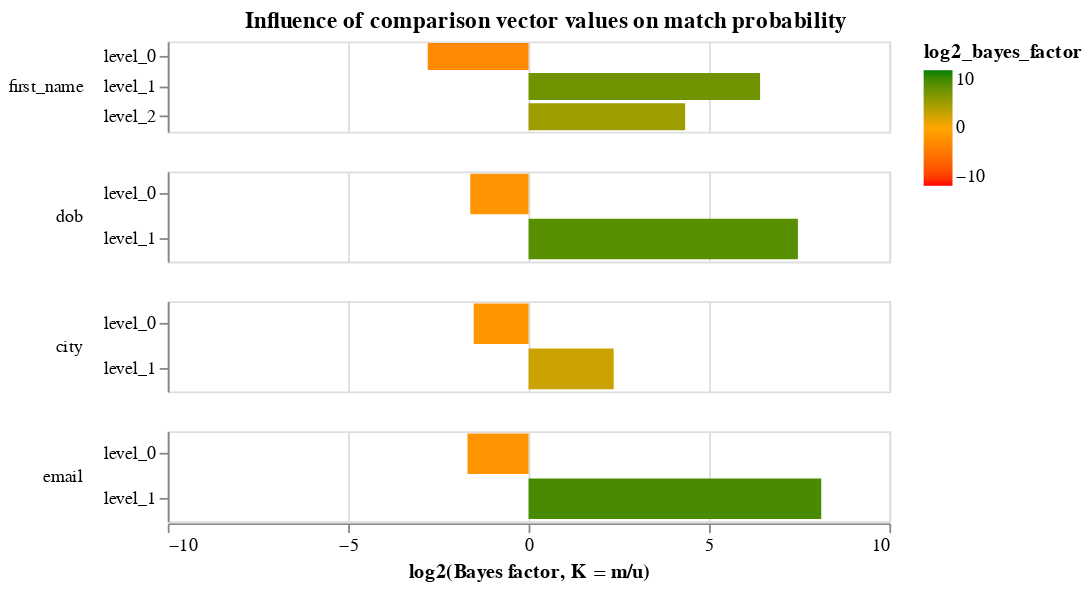

Source (notebook cell):
### Markdown cell above
The `model` property of the `linker` is an object that contains a lot of diagnostic information about how the match probability was computed.  The following cells demonstrate some of its functionality

### Code cell
import altair as alt
alt.renderers.enable('mimetype')
model = linker.model
model.bayes_factor_chart()

### Figure 1 — Vega-Lite specification as saved in the notebook (floating-point values rounded to 4 significant figures)
{"$schema": "https://vega.github.io/schema/vega-lite/v4.json", "config": {"header": {"title": null}, "mark": {"tooltip": null}, "title": {"anchor": "middle"}, "view": {"continuousHeight": 300, "continuousWidth": 400, "height": 300, "width": 400}}, "data": {"name": "data-47c9cefec8b5a658fa5a4b0a9d932e84"}, "datasets": {"data-47c9cefec8b5a658fa5a4b0a9d932e84": [{"bayes_factor": 0.1441, "column_name": "first_name", "gamma_column_name": "gamma_first_name", "gamma_index": 0, "level_name": "level_0", "level_proportion": 0.6928, "log2_bayes_factor": -2.795, "m_probability": 0.139, "max_gamma_index": 2, "num_levels": 3, "u_probability": 0.9647}, {"bayes_factor": 85.44, "column_name": "first_name", "gamma_column_name": "gamma_first_name", "gamma_index": 1, "level_name": "level_1", "level_proportion": 0.06437, "log2_bayes_factor": 6.417, "m_probability": 0.191, "max_gamma_index": 2, "num_levels": 3, "u_probability": 0.002235}, {"bayes_factor": 20.24, "column_name": "first_name", "gamma_column_name": "gamma_first_name", "gamma_index": 2, "level_name": "level_2", "level_proportion": 0.2428, "log2_bayes_factor": 4.339, "m_probability": 0.67, "max_gamma_index": 2, "num_levels": 3, "u_probability": 0.03311}, {"bayes_factor": 0.3262, "column_name": "dob", "gamma_column_name": "gamma_dob", "gamma_index": 0, "level_name": "level_0", "level_proportion": 0.7752, "log2_bayes_factor": -1.616, "m_probability": 0.3249, "max_gamma_index": 1, "num_levels": 2, "u_probability": 0.9962}, {"bayes_factor": 176.6, "column_name": "dob", "gamma_column_name": "gamma_dob", "gamma_index": 1, "level_name": "level_1", "level_proportion": 0.2248, "log2_bayes_factor": 7.464, "m_probability": 0.6751, "max_gamma_index": 1, "num_levels": 2, "u_probability": 0.003823}, {"bayes_factor": 0.3485, "column_name": "city", "gamma_column_name": "gamma_city", "gamma_index": 0, "level_name": "level_0", "level_proportion": 0.6785, "log2_bayes_factor": -1.521, "m_probability": 0.301, "max_gamma_index": 1, "num_levels": 2, "u_probability": 0.8638}, {"bayes_factor": 5.131, "column_name": "city", "gamma_column_name": "gamma_city", "gamma_index": 1, "level_name": "level_1", "level_proportion": 0.3215, "log2_bayes_factor": 2.359, "m_probability": 0.699, "max_gamma_index": 1, "num_levels": 2, "u_probability": 0.1362}, {"bayes_factor": 0.3094, "column_name": "email", "gamma_column_name": "gamma_email", "gamma_index": 0, "level_name": "level_0", "level_proportion": 0.7707, "log2_bayes_factor": -1.692, "m_probability": 0.3086, "max_gamma_index": 1, "num_levels": 2, "u_probability": 0.9975}, {"bayes_factor": 276.7, "column_name": "email", "gamma_column_name": "gamma_email", "gamma_index": 1, "level_name": "level_1", "level_proportion": 0.2293, "log2_bayes_factor": 8.112, "m_probability": 0.6914, "max_gamma_index": 1, "num_levels": 2, "u_probability": 0.002498}]}, "encoding": {"color": {"field": "log2_bayes_factor", "scale": {"domain": [-10, 0, 10], "range": ["red", "orange", "green"]}, "type": "quantitative"}, "row": {"field": "column_name", "header": {"labelAlign": "left", "labelAnchor": "middle", "labelAngle": 0}, "sort": {"field": "gamma_index"}, "type": "nominal"}, "tooltip": [{"field": "column_name", "type": "nominal"}, {"field": "level_name", "type": "ordinal"}, {"field": "m_probability", "format": ".4f", "type": "quantitative"}, {"field": "bayes_factor", "format": ".4f", "type": "quantitative"}, {"field": "level_proportion", "format": ".2%", "title": "Percentage of record comparisons in this level", "type": "nominal"}, {"field": "log2_bayes_factor", "format": ".4f", "title": "log2(Bayes factor, K = m/u)", "type": "quantitative"}], "x": {"axis": {"title": "log2(Bayes factor, K = m/u)", "values": [-10, -5, 0, 5, 10]}, "field": "log2_bayes_factor", "scale": {"domain": [-10, 10]}, "type": "quantitative"}, "y": {"axis": {"title": null}, "field": "level_name", "type": "nominal"}}, "height": 50, "mark": {"clip": true, "type": "bar"}, "resolve": {"scale": {"y": "independent"}}, "title": "Influence of comparison vector values on match probability"}
